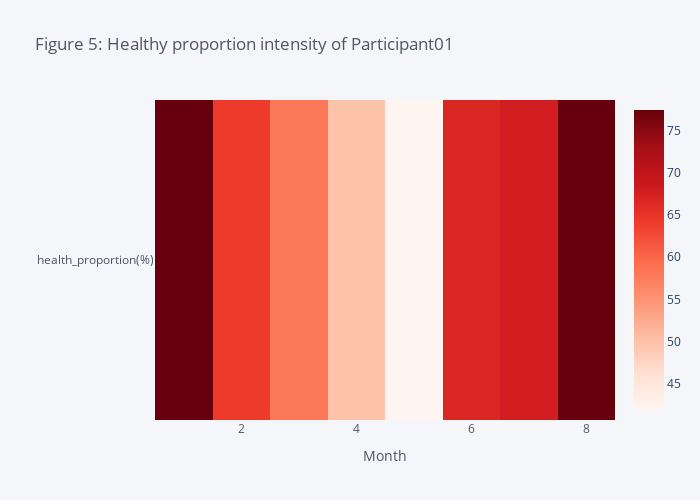

The cell this chart's notebook holds for it:
### Markdown cell above
Heatmap of participant 01

### Code cell
proportion.figure(kind="heatmap",
                   colorscale="Reds",xTitle="Month",title="Figure 5: Healthy proportion intensity of Participant01",
                   dimensions=(700,500))

### Figure 1 — Plotly figure (JSON) as saved in the notebook; plotly's stock layout.template omitted (floating-point values rounded to 4 significant figures)
{"data": [{"colorscale": [[0, "rgb(255,245,240)"], [0.125, "rgb(254,224,210)"], [0.25, "rgb(252,187,161)"], [0.375, "rgb(252,146,114)"], [0.5, "rgb(251,106,74)"], [0.625, "rgb(239,59,44)"], [0.75, "rgb(203,24,29)"], [0.875, "rgb(165,15,21)"], [1, "rgb(103,0,13)"]], "type": "heatmap", "x": [1, 2, 3, 4, 5, 6, 7, 8], "y": ["health_proportion(%)"], "z": [[77.42, 64.29, 58.06, 50, 41.94, 66.67, 67.74, 77.42]], "zmax": 77.42, "zmin": 41.94}], "layout": {"height": 500, "legend": {"bgcolor": "#F5F6F9", "font": {"color": "#4D5663"}}, "paper_bgcolor": "#F5F6F9", "plot_bgcolor": "#F5F6F9", "title": {"font": {"color": "#4D5663"}, "text": "Figure 5: Healthy proportion intensity of Participant01"}, "width": 700, "xaxis": {"gridcolor": "#E1E5ED", "showgrid": true, "tickfont": {"color": "#4D5663"}, "title": {"font": {"color": "#4D5663"}, "text": "Month"}, "zerolinecolor": "#E1E5ED"}, "yaxis": {"gridcolor": "#E1E5ED", "showgrid": true, "tickfont": {"color": "#4D5663"}, "title": {"font": {"color": "#4D5663"}, "text": ""}, "zerolinecolor": "#E1E5ED"}}}
